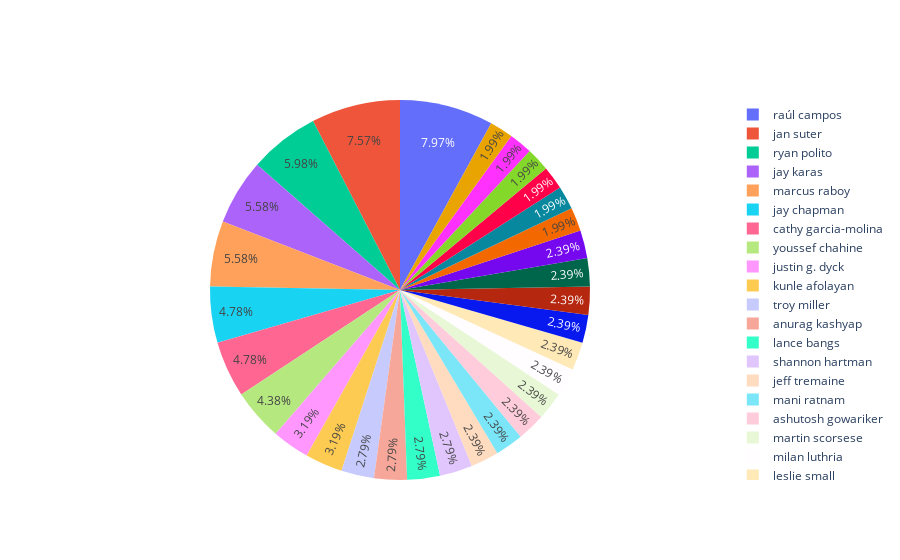

Notebook code for this chart:
### Code cell
graf_cir_directores(df)

### Figure 1 — Plotly figure (JSON) as saved in the notebook; plotly's stock layout.template omitted (floating-point values rounded to 4 significant figures)
{"data": [{"labels": ["raúl campos", "jan suter", "ryan polito", "jay karas", "marcus raboy", "jay chapman", "cathy garcia-molina", "youssef chahine", "justin g. dyck", "kunle afolayan", "troy miller", "anurag kashyap", "lance bangs", "shannon hartman", "jeff tremaine", "mani ratnam", "ashutosh gowariker", "martin scorsese", "milan luthria", "leslie small", "fernando ayllón", "zoya akhtar", "karan johar", "mae cruz-alviar", "michael simon", "maroun bagdadi", "yılmaz erdoğan", "shigeaki kubo", "kayode kasum", "antoinette jadaone"], "type": "pie", "values": [20, 19, 15, 14, 14, 12, 12, 11, 8, 8, 7, 7, 7, 7, 6, 6, 6, 6, 6, 6, 6, 6, 6, 6, 5, 5, 5, 5, 5, 5]}], "layout": {}}
